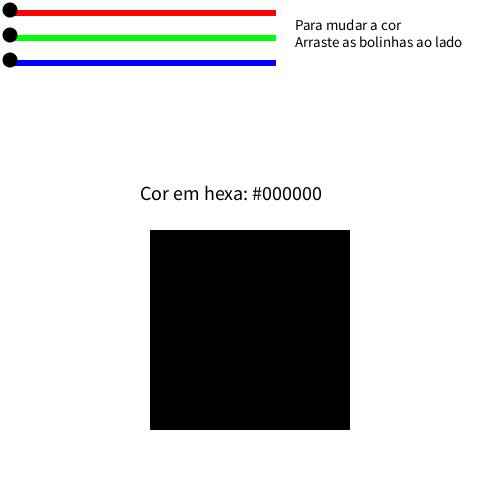
Frame 1 (no input)
Frame 60 (the mouse pressed at the canvas centre just before this capture): identical to frame 1, image omitted
Frame 120 (the mouse held since frame 60 and released just before this capture): identical to frame 1, image omitted

The Processing sketch that drew this single still picture (run headless with seeded random() and noise(); from frame 60 on, the mouse is pressed at the canvas centre):

// Processing sketch: PaletaCores
// ── PaletaCores.pde
/*
* Aluno: Lucas Macedo da Silva
* Computação Gráfica
* Turma: A01
* 
* Paleta de cores
* Para mudar a cor arraste as bolinhas ao lado de cada uma das cores
*/


// Cor do quadrado
int qR = 0;
int qG = 0;
int qB = 0;

// Coordenadas no eixo y dos circulos
int xCR = 10;
int xCG = 10;
int xCB = 10;

// Coordenadas no eixo y dos circulos
int yCR = 10;
int yCG = 35;
int yCB = 60;


void setup(){
  
   size(500,500);
   atualiza_obj();
   textSize(20);
}

void atualiza_cor_hex(){
  // Texto
  fill(0);
  textSize(20);
  println(qR, qG, qB);
  color c = color(qR, qG, qB);
  text("Cor em hexa: #" + hex(c,6), 140, 200);
  textSize(15);
  text("Para mudar a cor\nArraste as bolinhas ao lado", 295, 30); 
  noFill();
}

void atualiza_obj(){
  
  // Fundo
  background(255,255,255); 
   
   // Vermelho (R)
  retangulo(10, 10, 265, 5, 255, 0, 0);
  circulo(xCR,yCR,15, 0);
  
  // Verde (G)
  retangulo(10, 35, 265, 5, 0, 255, 0);
  circulo(xCG,yCG,15, 0);

  
  // Azul (B)
  retangulo(10, 60, 265, 5, 0, 0, 255);
  circulo(xCB,yCB,15, 0);
  
  
  // Quadrado
  quadrado();
  
  atualiza_cor_hex();

}

void atualiza_cor() {
  int x = pmouseX;
  int y = pmouseY;
  
  if (x >=10 && x<= 275){
    // Vermelho (R);
    if (y >= 9 && y <= 15){
      circulo(x,yCR,15, 0);
      qR = abs(x - 10);
      xCR = x;
    }
    
    // Verde (G)
    if (y >= 27 && y <= 40){
      circulo(x,yCG,15, 0);
      qG = abs(x - 10);
      xCG = x;
    }
    
    // Azul (B)
    if (y >= 52 && y <= 65){
      circulo(x,yCB,15, 0);
      qB = abs(x - 10);
      xCB = x;
    }
    atualiza_obj();
    // Atualiza cor em hexadecimal
  }
  
}

void circulo(int x, int y, int raio, int cor){
  noStroke();
  fill(cor);
  circle(x,y,raio);
  noFill();
}

void retangulo(int x, int y, int largura, int altura, int corR, int corG, int corB){
  stroke(corR, corG, corB);
  fill(corR, corG, corB);
  rect(x, y, largura, altura);
  noFill();
}

void quadrado(){
  fill(qR, qG, qB);
  square(150, 230, 200);
  noFill();
}

void draw(){
    if(mousePressed == true)
      atualiza_cor();
}
